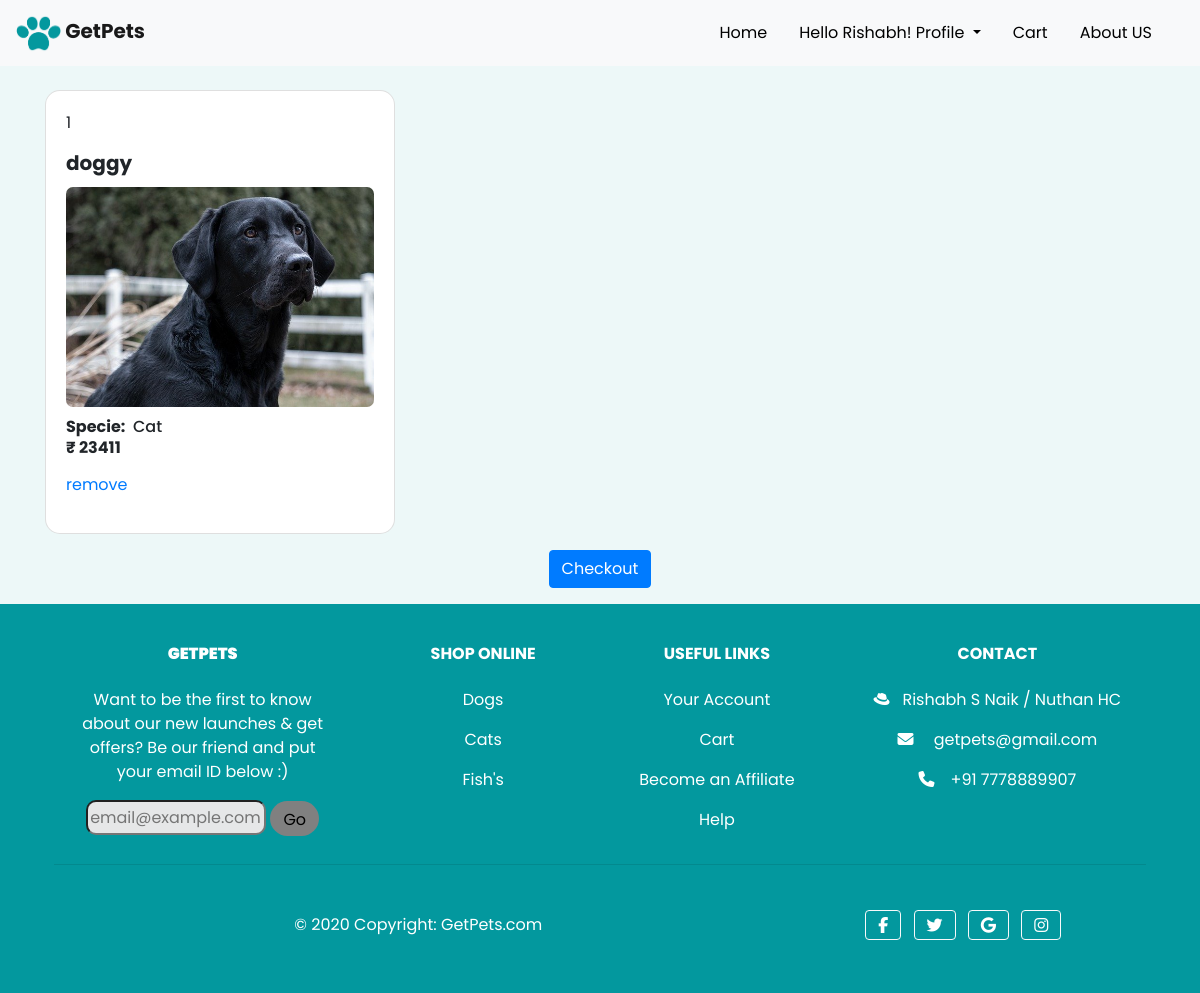
/cart.php (signed in), run on the app's committed database.
### tables this page shows
CREATE TABLE `cart` (
  `id` int(11) NOT NULL,
  `petname` varchar(10) NOT NULL,
  `photo` varchar(200) NOT NULL,
  `specie` varchar(20) NOT NULL,
  `price` int(20) NOT NULL,
  `c_id` int(20) NOT NULL
);

### cart.php (the view, shortened to what this page needs)
<?php
include_once 'config.php';
?>
<?php
$result = mysqli_query($conn,"SELECT ROW_NUMBER() OVER () row_num,count(id),id,petname,photo,specie,price FROM cart group by petname order by row_num");
?>
<?php include('templates/userHeader.php'); ?>
<?php include('templates/csstags.php'); ?>
  <div class="container mt-4">
    <div class="row">
    <?php  	$sum=0; while($row=mysqli_fetch_array($result)){ ?>
        <div class="col-auto mb-3"  style="width: 380px;">
            <div class="card">
                <form action="" method="post">
                <div class="card-body">
                    <p class="card-text"><?php echo $row['row_num']; ?></p>
                    <h5 class="card-title"> <b><?php echo $row['petname']; ?></b></h5>
                    <img class="img_size" style="height:220px;" src="<?php echo $row['photo']; ?>" alt="pet image" width="308px">
                    <h6 class="card-subtitle mb-2 "><b>Specie:&nbsp;</b> <?php echo $row['specie']; ?></h6>
                    <h6 class="card-subtitle mb-2 "><b> ₹ <?php echo $row['price']; ?></b></h6>
                    <a href="delete_cart.php?id=<?php echo $row["id"]; ?>" >remove</a>
                </div>
                </form>
            </div>
        </div>
        <?php } ?>
    </div>
  </div>
    <form action="" method="post">
                   <center><button type="submit" name="submit" class="btn btn-primary">Checkout</button></center>
                </form>
<?php include('templates/footer.php'); ?>

### templates/csstags.php (style rules this page uses)
body { background:#edf8f8; font-family: 'Poppins', sans-serif; }
.card { border-radius: 15px; }
.card-body img { border-radius: 7px; }

### data on the page
cart: row_num "1", petname "doggy", photo (picture), specie "Cat", price "23411"

### other printed values
$_SESSION['username'] "Rishabh"
